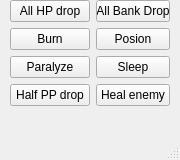
<?xml version="1.0" encoding="UTF-8"?>
<ui version="4.0">
 <class>MainWindow</class>
 <widget class="QMainWindow" name="MainWindow">
  <property name="geometry">
   <rect>
    <x>0</x>
    <y>0</y>
    <width>180</width>
    <height>160</height>
   </rect>
  </property>
  <property name="minimumSize">
   <size>
    <width>180</width>
    <height>160</height>
   </size>
  </property>
  <property name="maximumSize">
   <size>
    <width>180</width>
    <height>160</height>
   </size>
  </property>
  <property name="windowTitle">
   <string>MainWindow</string>
  </property>
  <widget class="QWidget" name="centralwidget">
   <widget class="QWidget" name="formLayoutWidget">
    <property name="geometry">
     <rect>
      <x>10</x>
      <y>0</y>
      <width>160</width>
      <height>112</height>
     </rect>
    </property>
    <layout class="QFormLayout" name="formLayout">
     <item row="0" column="0">
      <widget class="QPushButton" name="dropAllHP">
       <property name="text">
        <string>All HP drop</string>
       </property>
      </widget>
     </item>
     <item row="0" column="1">
      <widget class="QPushButton" name="dropAllBank">
       <property name="text">
        <string>All Bank Drop</string>
       </property>
      </widget>
     </item>
     <item row="1" column="0">
      <widget class="QPushButton" name="burn">
       <property name="text">
        <string>Burn</string>
       </property>
      </widget>
     </item>
     <item row="1" column="1">
      <widget class="QPushButton" name="poison">
       <property name="text">
        <string>Posion</string>
       </property>
      </widget>
     </item>
     <item row="2" column="0">
      <widget class="QPushButton" name="paralyze">
       <property name="text">
        <string>Paralyze</string>
       </property>
      </widget>
     </item>
     <item row="2" column="1">
      <widget class="QPushButton" name="sleep">
       <property name="text">
        <string>Sleep</string>
       </property>
      </widget>
     </item>
     <item row="3" column="0">
      <widget class="QPushButton" name="DropHalfPP">
       <property name="text">
        <string>Half PP drop</string>
       </property>
      </widget>
     </item>
     <item row="3" column="1">
      <widget class="QPushButton" name="HealEnemy">
       <property name="text">
        <string>Heal enemy</string>
       </property>
      </widget>
     </item>
    </layout>
   </widget>
  </widget>
  <widget class="QMenuBar" name="menubar">
   <property name="geometry">
    <rect>
     <x>0</x>
     <y>0</y>
     <width>180</width>
     <height>21</height>
    </rect>
   </property>
  </widget>
  <widget class="QStatusBar" name="statusbar"/>
 </widget>
 <resources/>
 <connections/>
</ui>
